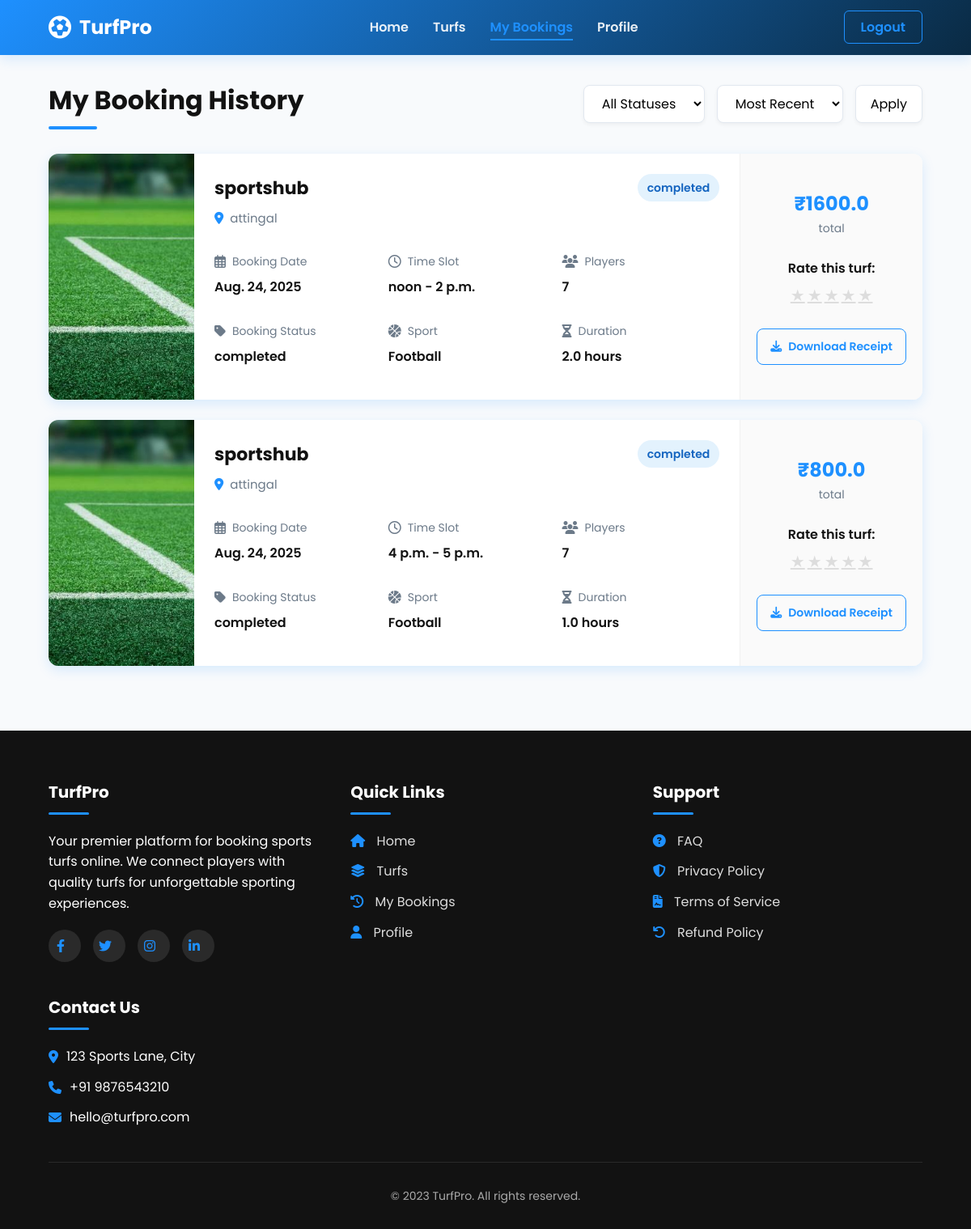
The app's page /player_booking/ (signed in) with its own data.
### Turfapp/models.py (models this page shows, shortened)
class Booking(models.Model):
    user = models.ForeignKey(CustomUser, on_delete=models.CASCADE, related_name='bookings')
    turf = models.ForeignKey(Turf_details, on_delete=models.CASCADE, related_name='bookings')
    date = models.DateField()
    start_time = models.TimeField()
    end_time = models.TimeField()
    STATUS_CHOICES =[('pending','pending'),('confirmed','confirmed'),('incomplete', 'Incomplete'),('completed','completed')]
    status = models.CharField(choices=STATUS_CHOICES,default='pending',max_length=15)
    created_at = models.DateTimeField(auto_now_add=True)
    def update_status(self):
        from datetime import datetime
        now = datetime.now()
        booking_datetime = datetime.combine(self.date, self.end_time)
        if booking_datetime <= now  :
            if self.status == 'confirmed':
                self.status = 'completed'
            elif self.status == 'pending':
                self.status = 'incomplete'
            self.save()
    @property
    def duration_hours(self):
        from datetime import datetime, timedelta
        start = datetime.combine(self.date, self.start_time)
        end = datetime.combine(self.date, self.end_time)
        duration = end - start
        return max(duration.total_seconds() / 3600, 0)
    @property
    def total_price(self):
        return self.duration_hours * float(self.turf.price)

class Turf_details(models.Model):
    owner = models.ForeignKey(CustomUser, on_delete=models.CASCADE, related_name='turf')
    name = models.CharField(max_length=20)
    location = models.CharField(max_length=50)
    price = models.CharField(max_length=5)
    opening_time = models.TimeField(null=True, blank=True)
    closing_time = models.TimeField(null=True, blank=True)
    sport_types = models.ManyToManyField(SportType, related_name='turf')
    image = models.ImageField(upload_to='turf_images/', null=True, blank=True)
    length = models.FloatField(null=True, blank=True)
    width = models.FloatField(null=True, blank=True)
    has_floodlight = models.BooleanField(default=False)
    has_drinking_water = models.BooleanField(default=False)
    is_approved = models.BooleanField(default=False)
    PLAYER_CAPACITY_CHOICES = [
        ('5', "5's"),
        ('7', "7's"),
        ('11', "11's"),
    ]
    player_capacity = models.CharField(
        max_length=2,
        choices=PLAYER_CAPACITY_CHOICES,
        null=True,
        blank=True
    )
    DISTRICTS = [
    ("Thiruvananthapuram", "Thiruvananthapuram"),
    ("Kollam", "Kollam"),
    ("Pathanamthitta", "Pathanamthitta"),
    ("Alappuzha", "Alappuzha"),
    ("Kottayam", "Kottayam"),
    ("Idukki", "Idukki"),
    ("Ernakulam", "Ernakulam"),
    ("Thrissur", "Thrissur"),
    ("Palakkad", "Palakkad"),
    ("Malappuram", "Malappuram"),
    ("Kozhikode", "Kozhikode"),
    ("Wayanad", "Wayanad"),
    ("Kannur", "Kannur"),
    ("Kasaragod", "Kasaragod"),
    ]
    district = models.CharField(choices=DISTRICTS,null=True,max_length=20,blank=True)
    extra_features = models.TextField(
        null=True,
        blank=True,
        help_text="Any other features not listed above"
    )
    STATUS_CHOICES =[('enabled','Enabled'),('disabled','Disabled')]
    status = models.CharField(max_length=10,choices=STATUS_CHOICES,default='enabled')

### Turfapp/views.py (the view)
# urls.py: path("player_booking/",views.Booking_history,name='player_booking'),
@login_required
def Booking_history(request):
    update_boooking_status()
    user_id = request.user.id
    bookings = Booking.objects.filter(user_id=user_id).order_by('date', 'start_time')
    cancelled = Cancelled_booking.objects.filter(user_id=user_id).order_by('cancelled_at')
    merged = list(chain(bookings, cancelled))
    status_filter = request.GET.get('statusFilter', 'all')
    date_filter = request.GET.get('dateFilter', 'recent')
    if status_filter == "upcoming":
        merged = [b for b in merged if hasattr(b, 'date') and b.date >= now().date()]
    elif status_filter == "completed":
        merged = [b for b in merged if isinstance(b, Booking) and b.status == "completed"]
    elif status_filter == "cancelled":
        merged = [c for c in merged if hasattr(c, 'cancelled_at')]
    if date_filter == "recent":
        merged = sorted(
            merged,
            key=lambda x: getattr(x, 'date', getattr(x, 'cancelled_at', None)),
            reverse=True
        )
    elif date_filter == "oldest":
        merged = sorted(
            merged,
            key=lambda x: getattr(x, 'date', getattr(x, 'cancelled_at', None))
        )
    return render(request, 'player_booking.html', {"bookings": merged})

### Turfapp/views.py (called while the page is built)
def update_boooking_status():
    bookings = Booking.objects.all()
    for booking in bookings:
        booking.update_status()

### Turfapp/templates/player_booking.html (shortened to what this page needs)
<!DOCTYPE html>
<html lang="en">
<head>
    <link rel="stylesheet" href="https://cdnjs.cloudflare.com/ajax/libs/font-awesome/6.4.0/css/all.min.css">
</head>
<body>
    <header>
        <nav class="navbar">
            <a href="index.html" class="logo">
                <i class="fas fa-futbol"></i>
                TurfPro
            </a>
            <ul class="nav-links">
                {% if request.user.role == 'admin' %}
                <li><a href="{% url 'admin_dashboard' %}">home</a></li>
                {%else%}
                <li><a href="{% url 'home' %}">Home</a></li>
                {% endif %}
                <li><a href="{% url 'turfs' %}">Turfs</a></li>
                <li><a href="{% url 'player_booking' %}" class="active">My Bookings</a></li>
                <li><a href="{% url 'profile' %}">Profile</a></li>
            </ul>
            <div class="nav-buttons">
                <a href="#" class="btn btn-outline">Logout</a>
            </div>
        </nav>
    </header>
    <div class="main-container">
        <div class="page-header">
            <h1>My Booking History</h1>
            <form method="get" class="filter-controls">
                <select class="filter-control" name="statusFilter">
                    <option value="all" {% if request.GET.statusFilter == "all" %}selected{% endif %}>All Statuses
                    </option>
                </select>
                <select class="filter-control" name="dateFilter">
                    <option value="recent" {% if request.GET.dateFilter == "recent" %}selected{% endif %}>Most Recent
                    </option>
                </select>
                <button class="filter-control" type="submit">Apply</button>
            </form>
        </div>
        <div class="booking-list" id="bookingList">
            {% for booking in bookings %}
            <div class="booking-card" data-status="{{ booking.status|lower }}" data-date="{{ booking.date }}">
                <div class="booking-image">
                    <img src="{{ booking.turf.image.url }}" alt="{{ booking.turf.name }}">
                </div>
                <div class="booking-details">
                    <div class="booking-header">
                        <div class="booking-title">
                            <h2>{{ booking.turf.name }}</h2>
                            <div class="booking-location">
                                <i class="fas fa-map-marker-alt"></i> {{ booking.turf.location }}
                            </div>
                        </div>
                        <div class="booking-status status-{{ booking.status|lower }}">{{ booking.status }}</div>
                    </div>
                    <div class="booking-meta">
                        <div class="meta-item">
                            <span class="meta-label"><i class="far fa-calendar-alt"></i> Booking Date</span>
                            <span class="meta-value">{{ booking.date }}</span>
                        </div>
                        <div class="meta-item">
                            <span class="meta-label"><i class="far fa-clock"></i> Time Slot</span>
                            <span class="meta-value">{{ booking.start_time }} - {{ booking.end_time }}</span>
                        </div>
                        <div class="meta-item">
                            <span class="meta-label"><i class="fas fa-users"></i> Players</span>
                            <span class="meta-value">{{booking.turf.player_capacity}}</span>
                        </div>
                    </div>
                    <div class="booking-meta">
                        <div class="meta-item">
                            <span class="meta-label"><i class="fas fa-tag"></i> Booking Status</span>
                            <span class="meta-value">{{ booking.status }}</span>
                        </div>
                        <div class="meta-item">
                            <span class="meta-label"><i class="fas fa-basketball-ball"></i> Sport</span>
                            <span class="meta-value">Football</span>
                        </div>
                        <div class="meta-item">
                            <span class="meta-label"><i class="fas fa-hourglass-half"></i> Duration</span>
                            <span class="meta-value">{{ booking.duration_hours }} hours</span>
                        </div>
                    </div>
                </div>
                <div class="booking-actions">
                    <div class="booking-price">
                        ₹{{ booking.total_price }} <span>total</span>
                    </div>
                    {% if booking.status == 'completed' %}
                    <div class="rating-container">
                        <div class="rating-value">Rate this turf:</div>
                        <div class="stars">
                            {% for i in "12345" %}
                            <a href="{% url 'rate_turf' booking.turf.id i %}" class="star" data-value="{{ i }}">★</a>
                            {% endfor %}
                        </div>
                    </div>
                    {% endif %}
                    <a href="{% url 'download_receipt' booking.id %}" class="action-btn btn-outline">
                        <i class="fas fa-download"></i> Download Receipt
                    </a>
                </div>
            </div>
            {% endfor %}
        </div>
    </div>
    <footer>
        <div class="footer-content">
            <div class="footer-column">
                <h3>TurfPro</h3>
                <p>Your premier platform for booking sports turfs online. We connect players with quality turfs for
                    unforgettable sporting experiences.</p>
                <div class="social-links">
                    <a href="#"><i class="fab fa-facebook-f"></i></a>
                    <a href="#"><i class="fab fa-twitter"></i></a>
                    <a href="#"><i class="fab fa-instagram"></i></a>
                    <a href="#"><i class="fab fa-linkedin-in"></i></a>
                </div>
            </div>
            <div class="footer-column">
                <h3>Quick Links</h3>
                <ul>
                    <li><a href="index.html"><i class="fas fa-home"></i> Home</a></li>
                    <li><a href="turfs.html"><i class="fas fa-layer-group"></i> Turfs</a></li>
                    <li><a href="booking-history.html"><i class="fas fa-history"></i> My Bookings</a></li>
                    <li><a href="profile.html"><i class="fas fa-user"></i> Profile</a></li>
                </ul>
            </div>
            <div class="footer-column">
                <h3>Support</h3>
                <ul>
                    <li><a href="faq.html"><i class="fas fa-question-circle"></i> FAQ</a></li>
                    <li><a href="privacy.html"><i class="fas fa-shield-alt"></i> Privacy Policy</a></li>
                    <li><a href="terms.html"><i class="fas fa-file-contract"></i> Terms of Service</a></li>
                    <li><a href="refund.html"><i class="fas fa-undo"></i> Refund Policy</a></li>
                </ul>
            </div>
            <div class="footer-column">
                <h3>Contact Us</h3>
                <ul>
                    <li><i class="fas fa-map-marker-alt"></i> 123 Sports Lane, City</li>
                    <li><i class="fas fa-phone"></i> +91 9876543210</li>
                    <li><i class="fas fa-envelope"></i> hello@turfpro.com</li>
                </ul>
            </div>
        </div>
        <div class="copyright">
            <p>&copy; 2023 TurfPro. All rights reserved.</p>
        </div>
    </footer>
</body>
</html>

### records on screen
Booking: turf.image (picture), turf.name "sportshub", turf.location "attingal", status "completed", date "Aug. 24, 2025", start_time "noon", end_time "2 p.m.", turf.player_capacity "7", duration_hours "2.0", total_price "1600.0"
Booking: turf.image (picture), turf.name "sportshub", turf.location "attingal", status "completed", date "Aug. 24, 2025", start_time "4 p.m.", end_time "5 p.m.", turf.player_capacity "7", duration_hours "1.0", total_price "800.0"
